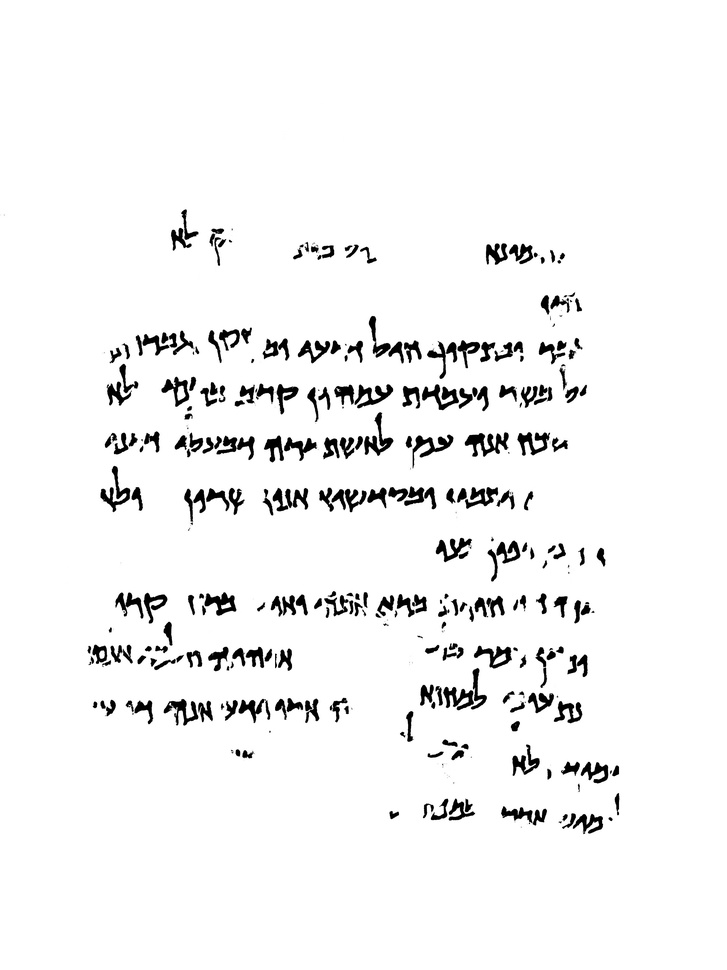
#> input picture test_images/P342-Fg001-R-C01-R01-binarized.jpg, 727 x 970 px, shrunk from 2706 x 3608 before the run, found by its file name
$ jupyter execute --allow-errors dan_seg.ipynb
#> lines starting #> are read from the running program, lines starting #| are printed output that depends on the picture; after the words box and inside, x2 and y2 are one past the last pixel; in counts of white or black regions, pixels touching at a corner belong together
#> further down, gray_img is the input picture: shape (970, 727); min 0, max 255, mean 243.9
### data_management/augmentation/commonAug.py
import cv2
import random
import numpy as np
import math

# [22 lines left out: function imgResizer, not called in this run]


def whitespaceRemover(img, padding=5):
#> called with padding = 20
    imHeight, imWidth = img.shape # get the image dimensions
#> imHeight = 970; imWidth = 727
    # find the BB of the contents of the image
    gray_img = img.copy()
    gray_img = 255*(gray_img < 128).astype(np.uint8) # To invert the text to white
#> gray_img: shape (970, 727); 4.3% white; 306 white regions (77 under 20 px), largest, box (x1, y1, x2, y2) and area: (465, 432, 509, 457) 511, (388, 486, 436, 509) 483, (364, 412, 393, 456) 413
    gray_img = cv2.morphologyEx(gray_img, cv2.MORPH_OPEN, np.ones((5, 5), dtype=np.uint8)) # Perform noise filtering
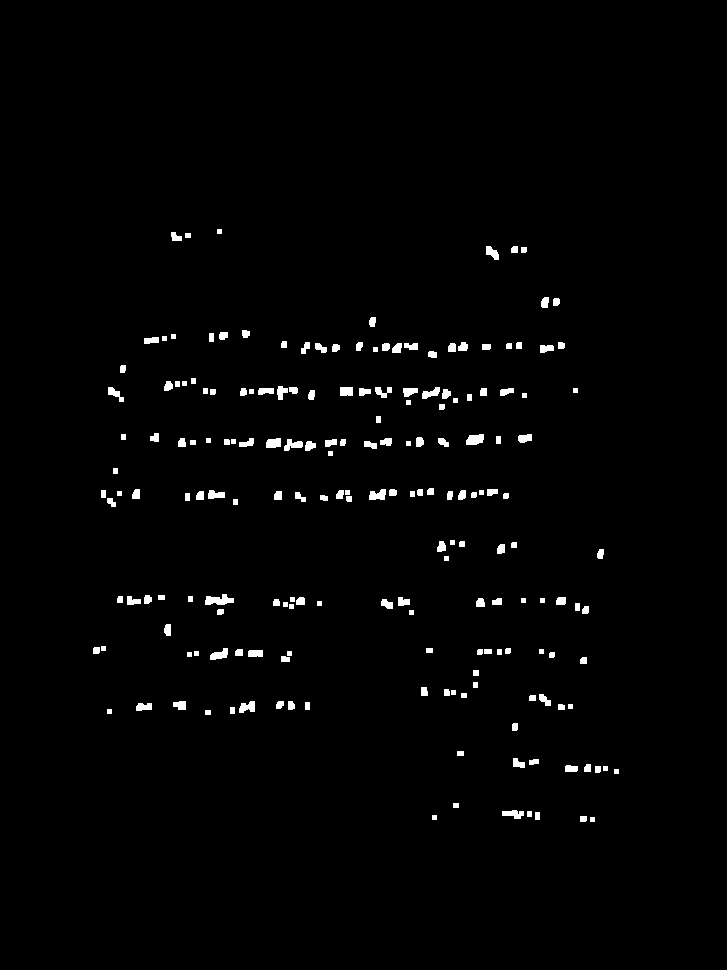
#> gray_img: shape (970, 727); 1.5% white; 192 white regions, largest, box (x1, y1, x2, y2) and area: (205, 594, 234, 605) 214, (466, 434, 484, 445) 159, (369, 489, 386, 500) 141
    coords = cv2.findNonZero(gray_img) # Find all non-zero points (text)
#> coords = contour of 10515 points, box (x1, y1, x2, y2) (93, 229, 619, 822), area 18570
    x, y, w, h = cv2.boundingRect(coords) # Find minimum spanning bounding box
#> x = 93; y = 229; w = 526; h = 593

    # pad each side
    y_min = y-padding if y-padding>=0 else 0
#> y_min = 209
    y_max = y+h+padding if y+h+padding<=imHeight else imHeight
#> y_max = 842
    x_min = x-padding if x-padding>=0 else 0
#> x_min = 73
    x_max = x+w+padding if x+w+padding<=imWidth else imWidth
#> x_max = 639

    cropped_img = img[y_min:y_max, x_min:x_max] # Crop the image - note we do this on the original image

    return cropped_img


# warp the letter images, parameters are slightly different to the whole page image warper (as these letter images are smaller)
# [85 lines left out: functions letterImageWarper, imageRotator, imageShearer, imageEroder, imageDilator, not called in this run]

### Dan's Stuff/dan_seg.ipynb
[cell 1]
import cv2
import numpy as np
import matplotlib.pyplot as plt

from data_management.augmentation.commonAug import whitespaceRemover

gray_img = cv2.imread('image-data\P342-Fg001-R-C01-R01-binarized.jpg', cv2.IMREAD_GRAYSCALE)

fig, (ax1, ax2, ax3, ax4) = plt.subplots(1, 4, figsize=(20,12))

gray_img = whitespaceRemover(img=gray_img, padding=20)

inv_gray_img = cv2.bitwise_not(gray_img)

ax1.imshow(inv_gray_img)
ax1.set_title("inv_gray")

#blurred = cv2.GaussianBlur(inv_gray_img, (11, 11), 0)

#_, thresholded = cv2.threshold(blurred, 0, 200, cv2.THRESH_OTSU)
#thresholded = cv2.bitwise_not(thresholded)

kernel = cv2.getStructuringElement(cv2.MORPH_ELLIPSE, (7,3))
morph = cv2.morphologyEx(inv_gray_img, cv2.MORPH_ERODE, kernel, iterations=1)

ax2.imshow(morph)
ax2.set_title("eroded")

kernel_close = cv2.getStructuringElement(cv2.MORPH_RECT, (3,5))
morph = cv2.morphologyEx(morph, cv2.MORPH_CLOSE, kernel_close, iterations=3)


ax3.imshow(morph)
ax3.set_title("closed")

# erode
kernel = cv2.getStructuringElement(cv2.MORPH_ELLIPSE, (2,2))
morph = cv2.morphologyEx(morph, cv2.MORPH_ERODE, kernel, iterations=3)

#morph = cv2.GaussianBlur(morph, (5, 5), 0)
#morph = cv2.morphologyEx(morph, cv2.MORPH_ERODE, kernel, iterations=3)

kernel = cv2.getStructuringElement(cv2.MORPH_ELLIPSE, (1,3))
morph = cv2.morphologyEx(morph, cv2.MORPH_CLOSE, kernel_close, iterations=2)


ax4.imshow(morph)
ax4.set_title("eroded")

_, thresholded = cv2.threshold(morph, 0, 255, cv2.THRESH_OTSU)
#> thresholded: shape (633, 566); 0.66% white; 124 white regions (89 under 20 px)

plt.show()

[cell 2]
from skimage import morphology


gray_img = cv2.imread('image-data\P342-Fg001-R-C01-R01-binarized.jpg', cv2.IMREAD_GRAYSCALE)
gray_img = whitespaceRemover(img=gray_img, padding=20)
im = cv2.bitwise_not(gray_img)
#im = cv2.GaussianBlur(im, (21, 21), cv2.BORDER_DEFAULT)

radius = 3
fig, (ax1, ax2, ax3, ax4) = plt.subplots(1, 4, figsize=(20,12))

im_open = morphology.closing(im, morphology.disk(radius))
im_recon = morphology.reconstruction(im, im_open, method='dilation')


ax1.imshow(im)
ax2.imshow(im_open)
ax3.imshow(im_recon)
ax4.imshow(im_recon - im)
plt.tight_layout()

[cell 3]
import cv2
from data_management.augmentation.commonAug import whitespaceRemover
import time

img = cv2.imread('image-data\P342-Fg001-R-C01-R01-binarized.jpg', cv2.IMREAD_GRAYSCALE)
img = whitespaceRemover(img=img, padding=20)
img = inv_gray_img.copy()


kernel_close = cv2.getStructuringElement(cv2.MORPH_RECT, (2,2))
img = cv2.morphologyEx(img, cv2.MORPH_CLOSE, kernel_close, iterations=5)
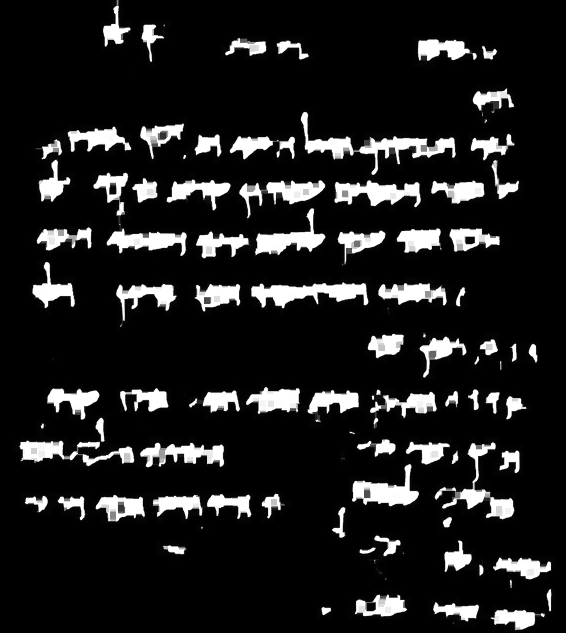
#> img: shape (633, 566); min 0, max 255, mean 30.5


startTime = time.time()

mser = cv2.MSER_create()
mser.setMaxArea(200000)
#mser.setMinArea(1000)

#Resize the image so that MSER can work better
img = cv2.resize(img, (img.shape[1]*2, img.shape[0]*2))
#> img: shape (1266, 1132)


vis = cv2.cvtColor(img.copy(), cv2.COLOR_GRAY2RGB)

regions = mser.detectRegions(img)
hulls = [cv2.convexHull(p.reshape(-1, 1, 2)) for p in regions[0]]
#> hulls = 4473 contours; largest, box (x1, y1, x2, y2) and area: (600, 223, 913, 351) 25332, (600, 223, 913, 351) 25283, (600, 223, 913, 351) 25254, (600, 223, 913, 351) 25236, (601, 223, 913, 351) 25169

cv2.polylines(vis, hulls, 1, (0,255,0))
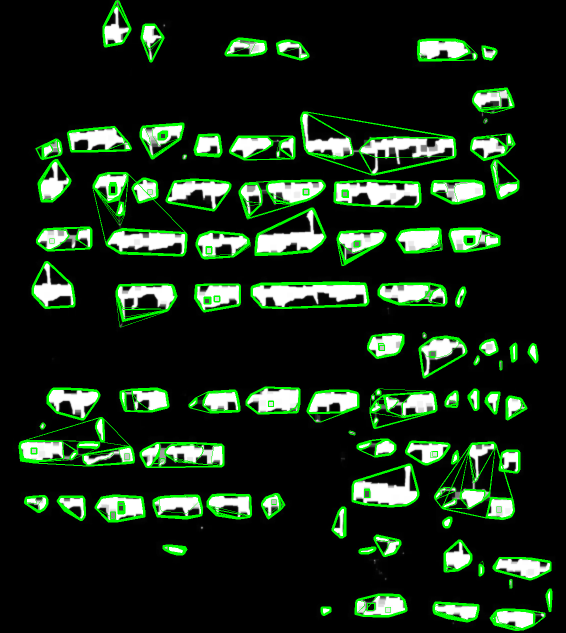
#> vis: shape (1266, 1132, 3) (shown at 1/2 size); mean B, G, R 25.4, 44, 25.4

endTime = time.time()
print(endTime - startTime)


plt.figure(figsize=(20,12))
plt.imshow(vis)
plt.show()

cv2.namedWindow('img')
cv2.imshow('img', vis)
while(cv2.waitKey()!=ord('q')):
#> (key q is pressed here)
    continue
cv2.destroyAllWindows()

[cell 4]
morph = np.array(im_recon.copy(), dtype=np.uint8)


drawing_img = cv2.cvtColor(gray_img, cv2.COLOR_GRAY2RGB)

#kernel = cv2.getStructuringElement(cv2.MORPH_RECT, (5,5))
#morph = cv2.morphologyEx(morph, cv2.MORPH_DILATE, kernel, iterations=2)
morph = cv2.threshold(morph, 0, 255, cv2.THRESH_BINARY | cv2.THRESH_OTSU)[1]
#> morph: shape (633, 566); 11.5% white; 120 white regions (27 under 20 px)
ret, labels = cv2.connectedComponents(morph)
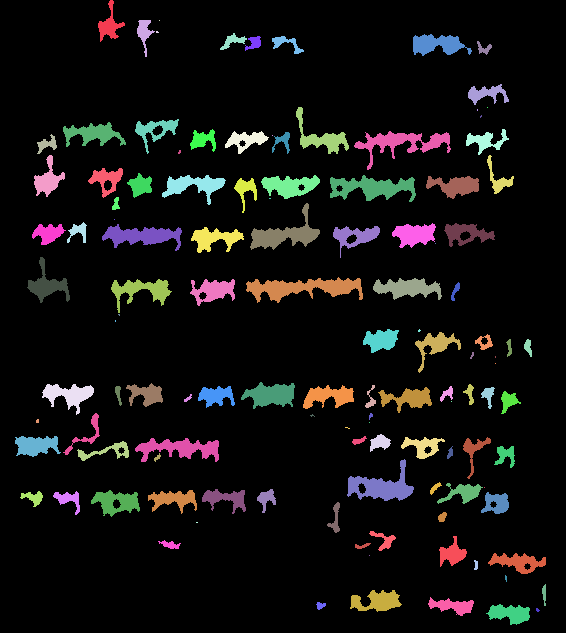
#> labels: shape (633, 566) int32; 121 distinct labels, from 0 to 120; one colour per label, 0 black
#> ret = 121
contours, hierarchy = cv2.findContours(morph, cv2.RETR_EXTERNAL, cv2.CHAIN_APPROX_NONE)
#> contours = 120 contours, 30 with area under 20; largest, box (x1, y1, x2, y2) and area: (246, 277, 363, 303) 1392, (330, 175, 416, 202) 1162, (347, 459, 414, 501) 1154, (250, 203, 320, 250) 1034, (354, 131, 451, 170) 1012
for label in range(1, ret):
    component = np.uint8(labels == label) * 255
    contours, _ = cv2.findContours(component, cv2.RETR_EXTERNAL, cv2.CHAIN_APPROX_NONE)

    # filter out small or invalid bounding boxes
    for j, contour in enumerate(contours):
            (x, y, w, h) = cv2.boundingRect(contour)
            # these are artifacts
            if (w < 20 or h < 30):
                continue

            drawing_img = cv2.rectangle(drawing_img, (x,y), (x+w, y+h), color = (255,0,0), thickness=4)
#> this loop made 120 passes
#> contours on passes 3, 12, 13, 14, 23, 35, 37, 45, 52, 53, 60: [[[159, 20]]], [[[487, 107]]], [[[477, 109], [477, 110]]], [[[481, 115], [480, 116], [480, 117], [481, 116]]], [[[272, 135]]], [[[269, 198], [270, 198]]], [[[114, 219]]], [[[435, 243]]], [[[118, 314], [119, 315], [119, 314]]], [[[115, 320], [115, 321]]], 1 contour, all with area under 20
#> component: shape (633, 566); 0% white in thin lines or dots, all inside (x1, y1, x2, y2) = (536, 608, 540, 612)
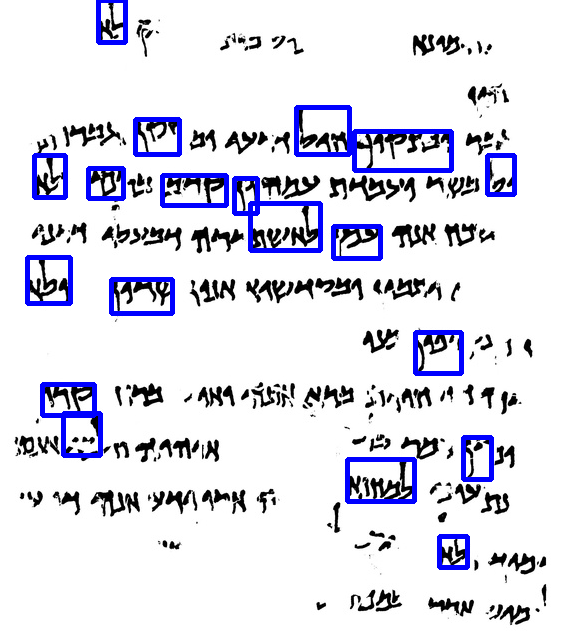
#> drawing_img: shape (633, 566, 3); mean B, G, R 234, 222.9, 222.9


fig, (ax1, ax2) = plt.subplots(1, 2, figsize=(20,12))

ax1.imshow(morph)
ax2.imshow(drawing_img)

plt.show()
#> figure, not shown here; B, G, R data is drawn as R, G, B

[cell 5]
from skimage.morphology import reconstruction, area_opening


gray = gray_img.copy()
#_, gray = cv2.threshold(gray, 0, 255, cv2.THRESH_OTSU)

bw_small_opened = area_opening(gray, 64, connectivity=500)
#bw_small_opened = area_opening(bw_small_opened, 50, connectivity=5)
#bw_small_opened = area_opening(bw_small_opened, 50, connectivity=5)


fig, (ax1, ax2, ax3) = plt.subplots(1, 3, figsize=(20,30))

ax1.imshow(gray)
ax2.imshow(bw_small_opened)
ax3.imshow(bw_small_opened - gray)
plt.show()

[cell 6]
from skimage import morphology


im = cv2.imread('image-data/P632-Fg001-R-C01-R01-binarized.jpg', cv2.IMREAD_GRAYSCALE)
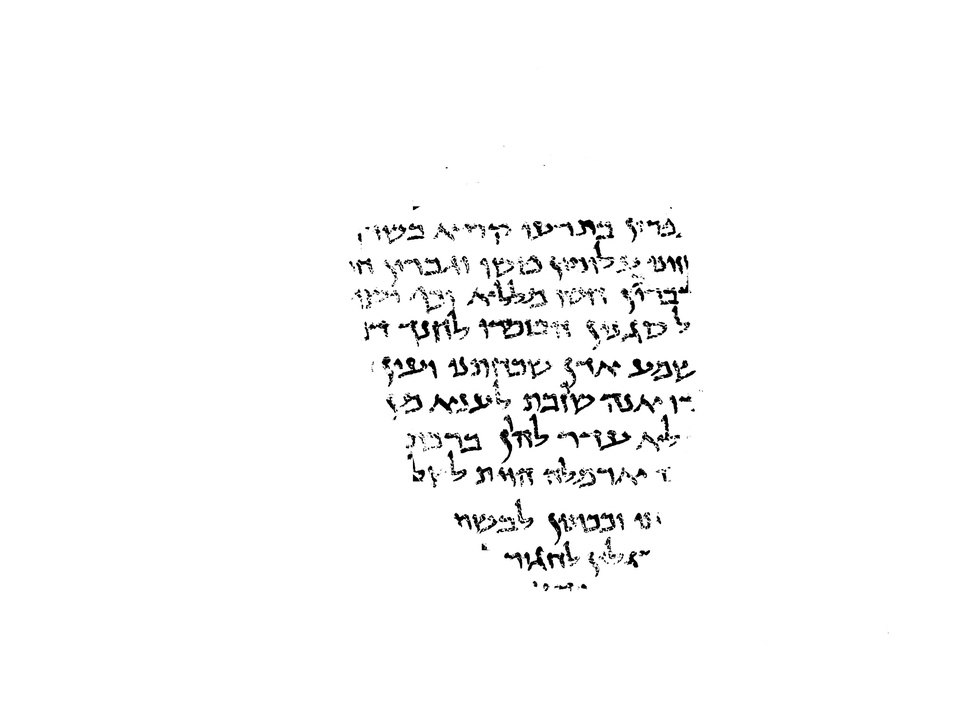
#> input picture test_images/P632-Fg001-R-C01-R01-binarized.jpg, 970 x 727 px, shrunk from 3608 x 2706 before the run, found by its file name
#> im is the input picture: shape (727, 970); min 0, max 255, mean 249.3
im = cv2.bitwise_not(im)

im = cv2.GaussianBlur(im, (5, 5), 0)


bw_low = im > (im.mean())
#> bw_low: shape (727, 970) bool; 6.3% white; 54 white regions (7 under 20 px), largest, box (x1, y1, x2, y2) and area: (474, 355, 623, 489) 4756, (427, 354, 554, 416) 3259, (520, 218, 616, 282) 2626
bw_high = im > (im.mean() + 50)
#> bw_high: shape (727, 970) bool; 3.7% white; 138 white regions (18 under 20 px), largest, box (x1, y1, x2, y2) and area: (562, 219, 615, 274) 975, (478, 318, 549, 340) 803, (632, 280, 691, 334) 746
#bw_hist = morphology.reconstruction(bw_high, bw_low)

kernel_close = cv2.getStructuringElement(cv2.MORPH_RECT, (3,3))
bw_hist = cv2.morphologyEx(im, cv2.MORPH_CLOSE, kernel_close, iterations=3)

bw_hist = np.array(bw_hist, np.uint8)

bw_hist = cv2.threshold(bw_hist, 0, 255, cv2.THRESH_BINARY | cv2.THRESH_OTSU)[1]
#> bw_hist: shape (727, 970); 4.5% white; 36 white regions (3 under 20 px)
# erode
#kernel = cv2.getStructuringElement(cv2.MORPH_RECT, (2,2))
#bw_hist = cv2.morphologyEx(bw_hist, cv2.MORPH_ERODE, kernel, iterations=4)


plt.figure(figsize=(10,8))
plt.imshow(bw_hist)
plt.show()

[cell 7]
morph = bw_hist.copy()


drawing_img = cv2.cvtColor(gray_img, cv2.COLOR_GRAY2RGB)

ret, labels = cv2.connectedComponents(thresholded)
#> labels: shape (633, 566) int32; 125 distinct labels, from 0 to 124
#> ret = 125

#kernel = cv2.getStructuringElement(cv2.MORPH_RECT, (5,5))
#morph = cv2.morphologyEx(morph, cv2.MORPH_DILATE, kernel, iterations=2)

contours, hierarchy = cv2.findContours(morph, cv2.RETR_EXTERNAL, cv2.CHAIN_APPROX_NONE)
#> contours = 36 contours, 5 with area under 20; largest, box (x1, y1, x2, y2) and area: (476, 357, 663, 486) 4156, (522, 219, 690, 334) 3410, (504, 512, 650, 577) 2678, (429, 356, 552, 414) 2344, (467, 255, 548, 308) 1702


for label in range(1, ret):
    component = np.uint8(labels == label) * 255
    #component = cv2.bitwise_and(labels, label)


    #kernel = cv2.getStructuringElement(cv2.MORPH_RECT, (3,3))
    #component =  cv2.dilate(component, (5,5), iterations=3)

    # filter out small or invalid bounding boxes
    for j, contour in enumerate(contours):
            (x, y, w, h) = cv2.boundingRect(contour)
            # [6 lines of commented-out code are left out]

            drawing_img = cv2.rectangle(drawing_img, (x,y), (x+w, y+h), color = (255,0,0), thickness=2)
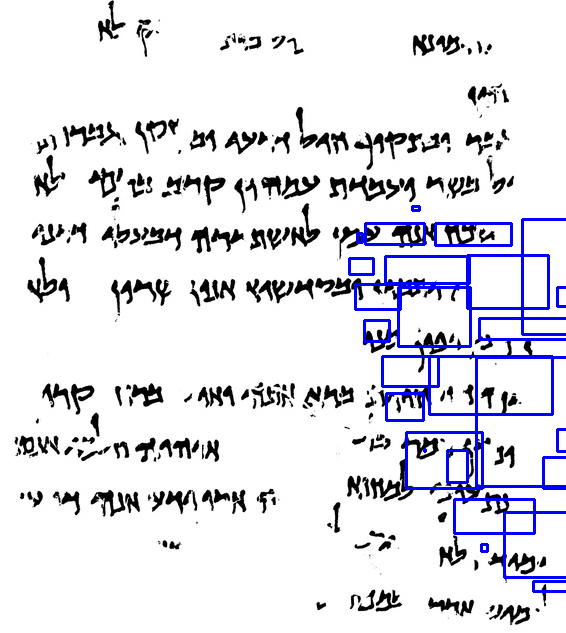
#> drawing_img: shape (633, 566, 3); mean B, G, R 233.9, 226, 226


fig, (ax1, ax2) = plt.subplots(1, 2, figsize=(20,12))

ax1.imshow(morph)
ax2.imshow(drawing_img)

plt.show()
#> figure, not shown here; B, G, R data is drawn as R, G, B

[cell 8]
from skimage.morphology import reconstruction, area_opening


drawing_img = cv2.cvtColor(gray_img, cv2.COLOR_GRAY2RGB)

ret, labels = cv2.connectedComponents(morph)
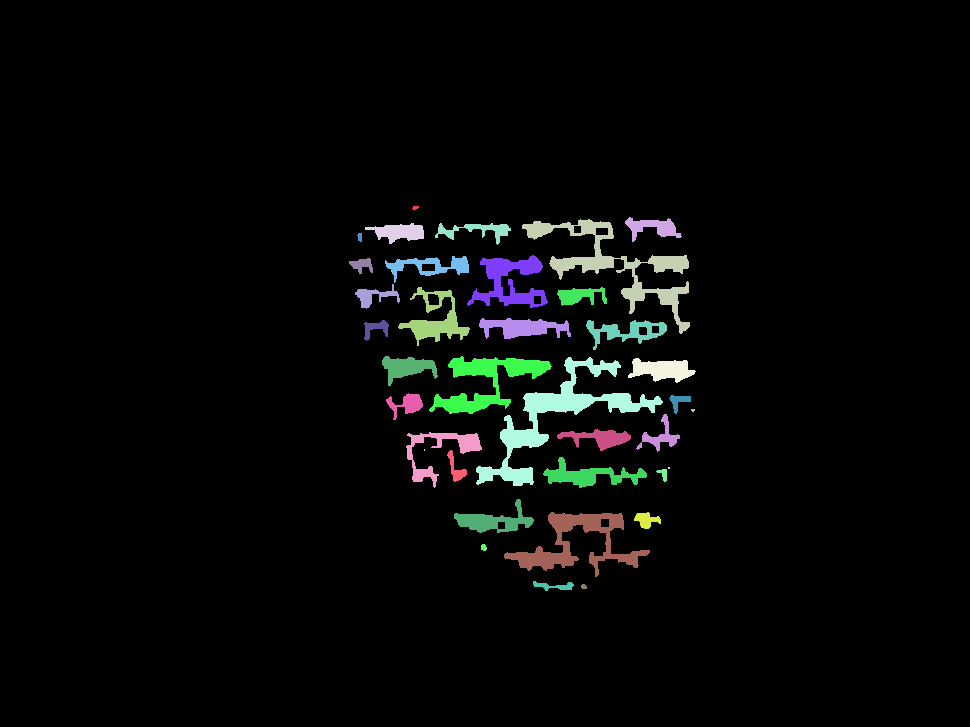
#> labels: shape (727, 970) int32; 37 distinct labels, from 0 to 36; one colour per label, 0 black
#> ret = 37


contours, hierarchy = cv2.findContours(morph, cv2.RETR_EXTERNAL, cv2.CHAIN_APPROX_NONE)
for label in range(1, 5):
    component = np.uint8(labels == label) * 255


    seed = component
    mask = morph

    y_seed = 255  * np.ones_like(mask)


    filled = reconstruction(y_seed, mask, method='erosion')

    plt.imshow(component)
    plt.show()
#> this loop made 4 passes
#> pass 3, `component = np.uint8(labels == label) * 255`:
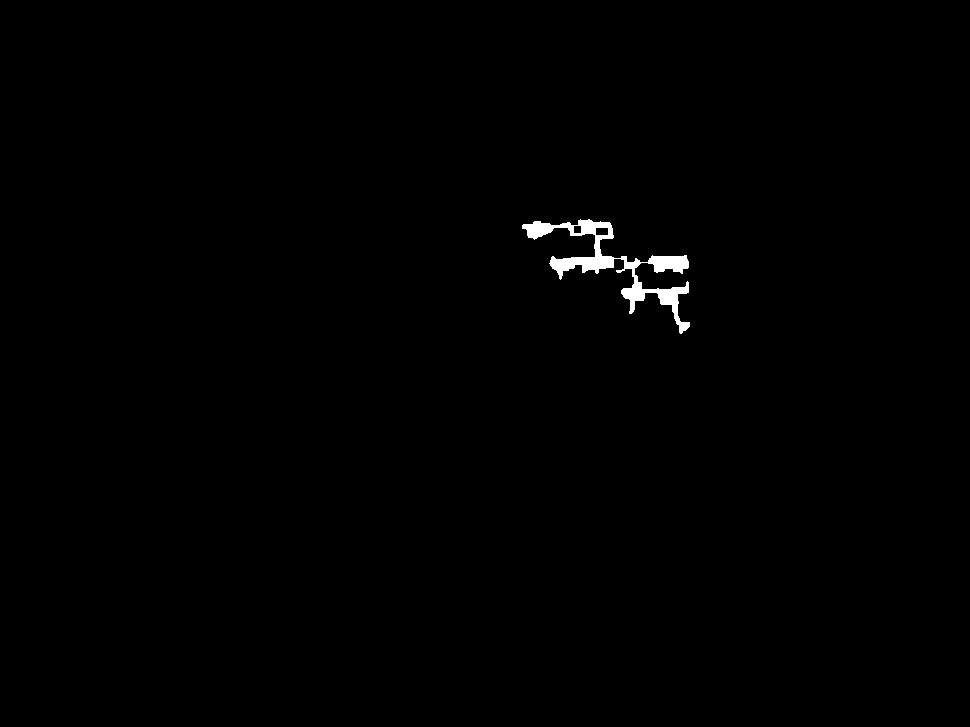
#> component: shape (727, 970); 0.53% white; 1 white region, box (x1, y1, x2, y2) and area: (522, 219, 690, 334) 3735
#> after the loop: y_seed: shape (727, 970); every value is 255
    #component = cv2.bitwise_and(labels, label)
